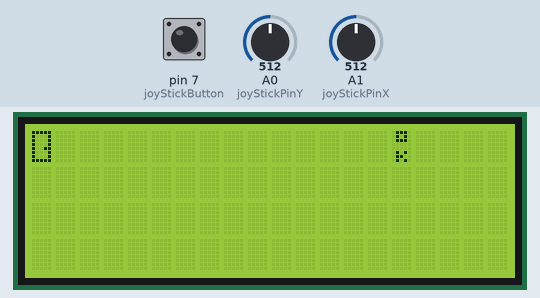
Simulated run of this sketch. Board: Arduino Uno, built with avr-gcc and run on an emulated ATmega328P. Shown: 20×4 character LCD. The inputs (shaded band) are chosen by the test bench; at power-on: A1 (joyStickPinX) = 512, pin 7 (joyStickButton) HIGH, A0 (joyStickPinY) = 512. What the sketch prints to the serial monitor is not drawn.

Above: at 1.2 s.
1.3 s: A1 (joyStickPinX) set to 538
2.8 s: A1 (joyStickPinX) set to 561
Timing chart, 0 to 5.8 s (numbered marks = the images above; inputs shaded):
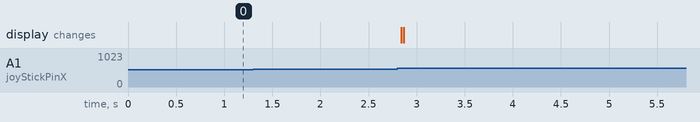

Measured:
- after the input at 1.3 s, every drawn part: stays the same

The sketch:

MoveIT.ino
```cpp
#include <Wire.h>
#include <LiquidCrystal_I2C.h>

//constant variables
#define joyStickButton 7
#define joyStickPinY A0
#define joyStickPinX A1

//define joyStick keys
#define JOYSTICK_UP       B00000001 //DEC 1
#define JOYSTICK_DOWN     B00000010 //DEC 2
#define JOYSTICK_LEFT     B00000100 //DEC 4
#define JOYSTICK_RIGHT    B00001000 //DEC 8

LiquidCrystal_I2C lcdMoveIT(0x27, 20, 4); //lcd object

int joyBtnState, joyBtnLastState; //joyStick button states

int moveIT = 0; //move the character +- 1 space

//custom characters
byte coolFace[] = {
  B00000,
  B00000,
  B11011,
  B11011,
  B00000,
  B10001,
  B01110,
  B00100
};

byte doorChar[] = {
  B11111,
  B10001,
  B10001,
  B10001,
  B10011,
  B10001,
  B10001,
  B11111
};

byte okChar[] = {
  B01110,
  B01010,
  B01110,
  B00000,
  B00000,
  B01010,
  B01100,
  B01010
};

void setup() {
  //lcdMoveIT
  lcdMoveIT.init();
  lcdMoveIT.setBacklight(HIGH);

  //joystick
  pinMode(joyStickButton, INPUT);
  digitalWrite(joyStickButton, HIGH);

  joyBtnLastState = digitalRead(joyStickButton);

  Serial.begin(9600);
}

void loop() {
  //joystick states
  unsigned char joystick = 0;
  static unsigned char oldJoystick = 0;

  int pinX = analogRead(joyStickPinX);
  int pinY = analogRead(joyStickPinY);

  //custom characters
  lcdMoveIT.createChar(0, doorChar);
  lcdMoveIT.createChar(1, okChar);
  lcdMoveIT.createChar(2, coolFace);

  //set the custom character
  lcdMoveIT.setCursor(0, 0);
  lcdMoveIT.print(char(0));

  lcdMoveIT.setCursor(15, 0);
  lcdMoveIT.print(char(1));

  //joystick UP | DOWN | RIGHT | LEFT
  if (pinY >= 550) { //UP
    joystick = joystick | JOYSTICK_UP ;
  }
  else if (pinY <= 450) { //DOWN
    joystick = joystick | JOYSTICK_DOWN ;
  }
  else if (pinX >= 550) { //RIGHT
    joystick = joystick | JOYSTICK_RIGHT;
  }
  else if (pinX <= 450) { //LEFT
    joystick = joystick | JOYSTICK_LEFT;
  }

  //menu interactions
  if ((joystick == JOYSTICK_UP) && (oldJoystick == 0))
  {
    Serial.println("Joystick up");
  }
  else if ((joystick == JOYSTICK_DOWN) && (oldJoystick == 0))
  {
    Serial.println("Joystick down");
  }
  else if ((joystick == JOYSTICK_LEFT) && (oldJoystick == 0))
  {
    Serial.println("Joystick left");

    moveIT -= 1;

    if (moveIT >= 1) {
      lcdMoveIT.clear();

      lcdMoveIT.setCursor(moveIT, 0);
      lcdMoveIT.print(char(2));

    }
    else if (moveIT < 1) {
      lcdMoveIT.setCursor(3, 1);
      lcdMoveIT.print("Game over?");
      moveIT = 0; //stopped at 0
    }
  }
  else if ((joystick == JOYSTICK_RIGHT) && (oldJoystick == 0))
  {
    moveIT += 1;

    Serial.println("Joystick right");

    if (moveIT >= 1 && moveIT < 15) {
      lcdMoveIT.clear();

      lcdMoveIT.setCursor(moveIT, 0);
      lcdMoveIT.print(char(2));
    }
    else if (moveIT >= 15) {
      lcdMoveIT.setCursor(3, 1);
      lcdMoveIT.print("Congrats!");
      moveIT = 15; //stopped at 15
    }
  }

  oldJoystick = joystick;

  if (moveIT == 4) {
    lcdMoveIT.setCursor(2, 1);
    lcdMoveIT.print("Nice! Go on!");
  }
  else if (moveIT == 8) {
    lcdMoveIT.setCursor(3, 1);
    lcdMoveIT.print("To the WIN!");
  }

  //press on joystick button
  joyBtnState = digitalRead(joyStickButton);

  if ((joyBtnState == LOW) && (joyBtnLastState == HIGH))
  {
    Serial.println("Button pressed");
  }
  else if ((joyBtnState == HIGH) && (joyBtnLastState == LOW))
  {
    Serial.println("Button released");
  }

  joyBtnLastState = joyBtnState;
}
```
